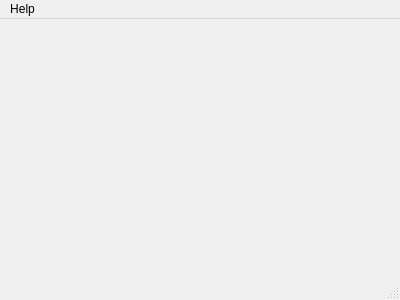
<?xml version="1.0" encoding="UTF-8"?>
<ui version="4.0">
 <class>OSCLoginWindow</class>
 <widget class="QMainWindow" name="OSCLoginWindow">
  <property name="geometry">
   <rect>
    <x>0</x>
    <y>0</y>
    <width>400</width>
    <height>300</height>
   </rect>
  </property>
  <property name="windowTitle">
   <string>OSCLoginWindow</string>
  </property>
  <widget class="QWidget" name="centralWidget"/>
  <widget class="QMenuBar" name="menuBar">
   <property name="geometry">
    <rect>
     <x>0</x>
     <y>0</y>
     <width>400</width>
     <height>22</height>
    </rect>
   </property>
   <widget class="QMenu" name="menuHelp">
    <property name="title">
     <string>Help</string>
    </property>
    <addaction name="actionAbout"/>
    <addaction name="actionPreference"/>
   </widget>
   <addaction name="menuHelp"/>
  </widget>
  <widget class="QStatusBar" name="statusBar"/>
  <action name="actionAbout">
   <property name="text">
    <string>About</string>
   </property>
  </action>
  <action name="actionPreference">
   <property name="text">
    <string>Preference</string>
   </property>
  </action>
 </widget>
 <layoutdefault spacing="6" margin="11"/>
 <resources/>
 <connections/>
</ui>
